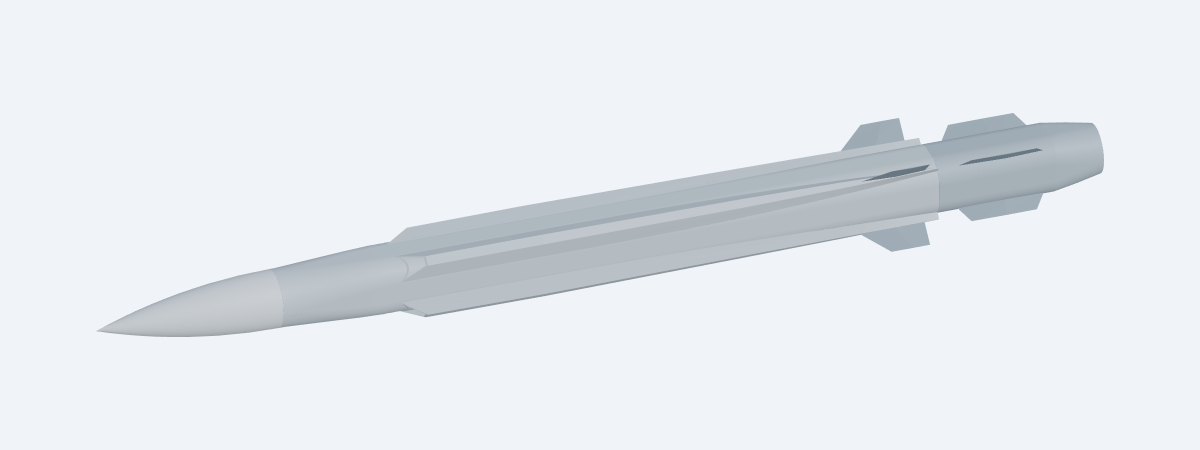
#> input picture cad/halberd_rounded_square/reviews/Halberd_R8_iso.png, 2400 x 900 px (shown at 1/2 size); its folder holds 3 pictures in this run
$ python render_r8.py
#> lines starting #> are read from the running program, lines starting #| are printed output that depends on the picture
"""R8 complete-layout review using the cadgen 0.6.6 snapshot contract."""
import hashlib
import argparse
import json
import subprocess
import sys
from pathlib import Path
from PIL import Image, ImageDraw, ImageFont

ROOT=Path(__file__).resolve().parents[1]

if __name__=="__main__":
    views={
        "iso":("Selected_Halberd_R8",{"direction":[.35,1,.65]},2400,900,"shaded"),
        "opposite":("Selected_Halberd_R8",{"direction":[-.35,-1,-.65]},2400,900,"shaded"),
        "side":("Selected_Halberd_R8",{"direction":[0,1,-1]},2400,900,"shaded_edges"),
        "taper":("Selected_Halberd_R8",{"direction":[0,1,1]},2400,900,"shaded_edges"),
        "front":("Selected_Halberd_R8",{"direction":[1,0,0]},1400,1400,"shaded"),
        "rear":("Selected_Halberd_R8",{"direction":[-1,0,0]},1400,1400,"shaded"),
        "booster_shift":("Selected_Halberd_R8",{"projection":"orthographic","direction":[.2,1,-.8],"target":[-1370,0,0],"orthographicHalfHeight":250.},1600,1100,"shaded_edges"),
        "separated":("Selected_Halberd_R8_Separated",{"direction":[-.4,1,.65]},2400,900,"shaded"),
    }
    parser=argparse.ArgumentParser()
    parser.add_argument("--only",choices=tuple(views))
    args=parser.parse_args()
    jobs=[]
    for view,(stem,camera,w,h,mode) in views.items():
        if args.only and view!=args.only:
            continue
        jobs.append(dict(input=str(ROOT/"STEP"/(stem+".step")),mode="view",display={"mode":mode},
                         output={"padding":.08,"viewLabels":False},
                         outputs=[{"path":str(ROOT/"reviews"/f"Halberd_R8_{view}.png"),"camera":camera,"width":w,"height":h}]))
    job=ROOT/"reviews"/("halberd_R8_snapshot"+("_"+args.only if args.only else "")+".json")
    job.write_text(json.dumps(jobs,indent=2)+"\n")
    subprocess.run([sys.executable,"-m","cadgen.cli","step","snapshot","--job",str(job)],check=True)
#> (this line was passed over: subprocess is not available in this run)
    font=ImageFont.truetype("C:/Windows/Fonts/arial.ttf",25)
    for title,names,w,h in (
        ("Overview",("iso","opposite","side","taper"),1200,450),
        ("Ends",("front","rear"),900,900),
        ("Stages",("booster_shift","separated"),1200,825),
    ):
        board=Image.new("RGB",(2*w,90+((len(names)+1)//2)*(h+50)),"#edf2f7")
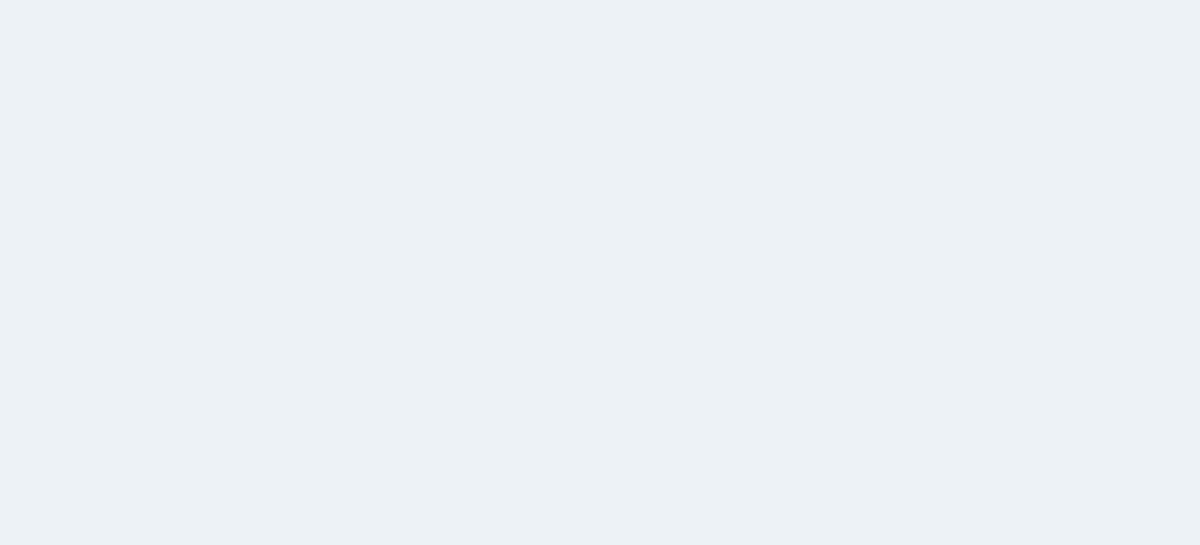
#> board: PIL image 2400x1090 RGB (shown at 1/2 size); mean R, G, B 237, 242, 247
        draw=ImageDraw.Draw(board)
        draw.text((18,14),"HALBERD R8 / FOUR COMPLETE STATIONS / BOOSTER FINS +170 mm FORWARD",font=font,fill="#24394a")
        draw.text((18,49),"45 / 135 / 225 / 315 degrees - approved intake, main-fin and booster-fin geometry",font=font,fill="#24394a")
        for i,view in enumerate(names):
            x=(i%2)*w; y=90+(i//2)*(h+50)
            draw.text((x+18,y+10),view.upper().replace("_"," "),font=font,fill="#24394a")
            image=Image.open(ROOT/"reviews"/f"Halberd_R8_{view}.png").convert("RGB")
            image.thumbnail((w,h))
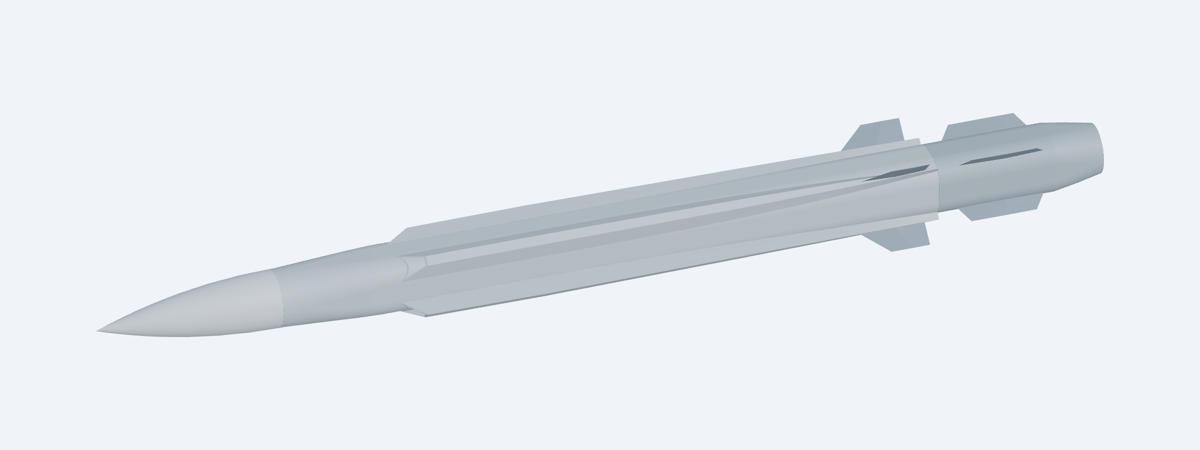
#> image: PIL image 1200x450 RGB; mean R, G, B 230.6, 235.3, 240.5
            board.paste(image,(x+(w-image.width)//2,y+50+(h-image.height)//2))
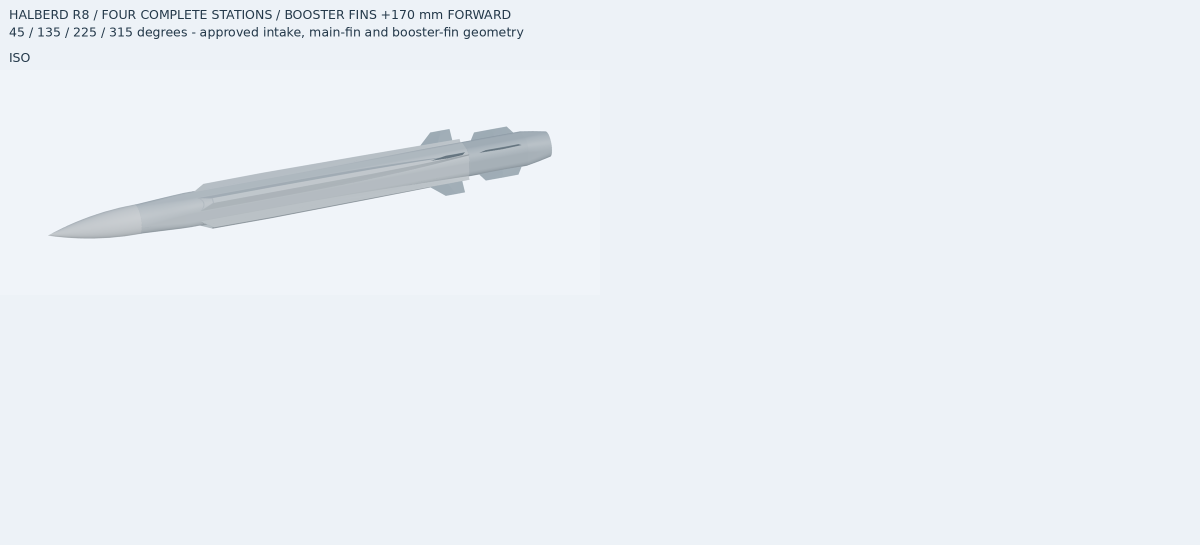
#> board: PIL image 2400x1090 RGB (shown at 1/2 size); mean R, G, B 234.9, 239.9, 245
#> (the run stopped early here; a loop or call above may not have finished)
